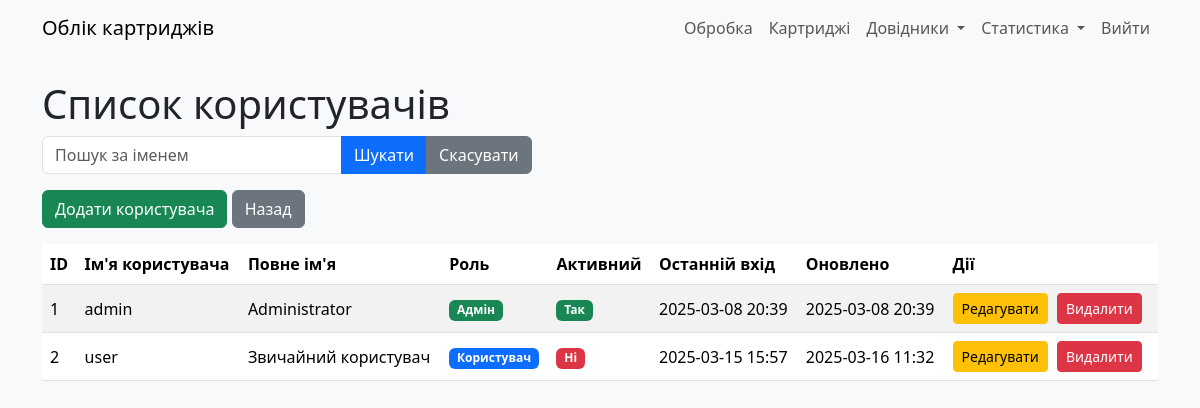
The page /users (signed in) on the database as committed earlier.
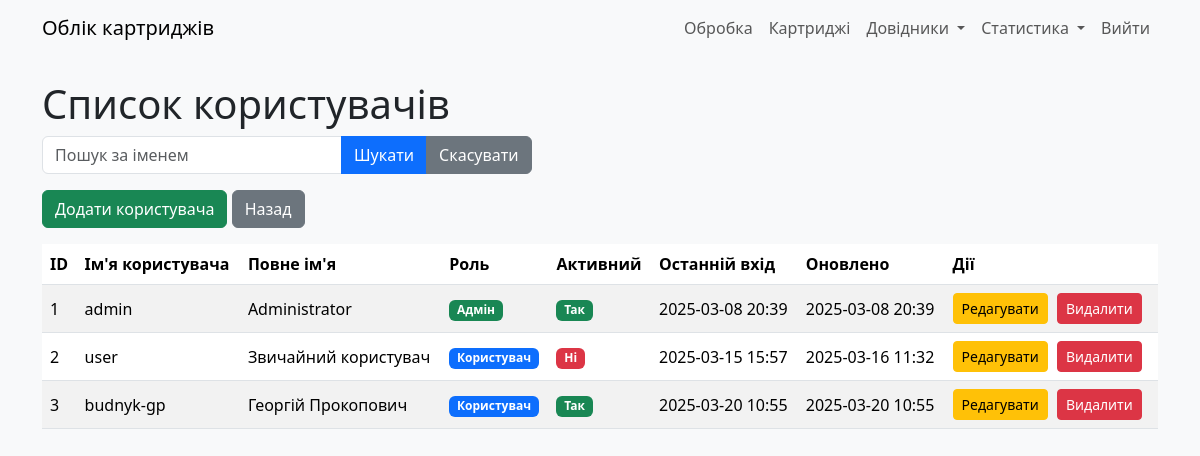
The same page on the database as committed later.
### models.py (models this page shows)
class User(db.Model, UserMixin):
    __tablename__ = "users"
    id: Mapped[int] = mapped_column(primary_key=True)
    username: Mapped[str] = mapped_column(String(30), unique=True, nullable=False)
    password: Mapped[str] = mapped_column(String(255), nullable=False)
    humanname: Mapped[str] = mapped_column(String(60), nullable=False)
    lastlogin: Mapped[datetime] = mapped_column(DateTime, server_default=func.now())
    active: Mapped[bool] = mapped_column(default=True)
    time_updated: Mapped[DateTime] = mapped_column(DateTime, server_default=func.now())
    role: Mapped[str] = mapped_column(String(30), server_default="user")

### app.py (the view)
    def wrapper(*args, **kwargs):
        if current_user.role != 'admin':
            abort(403)
        return f(*args, **kwargs)

### app.py (called while the page is built)
@login_manager.user_loader
def load_user(user_id):
    return User.query.get(int(user_id))

def admin_required(f):
    def wrapper(*args, **kwargs):
        if current_user.role != 'admin':
            abort(403)
        return f(*args, **kwargs)
    wrapper.__name__ = f.__name__
    return wrapper

@app.route('/users')
@admin_required
@login_required
def users():
    search = request.args.get('search', '')
    users_list = User.query.filter(User.username.ilike(f'%{search}%')).all()
    return render_template('users.html', users=users_list, search=search)

### templates/users.html (shortened to what this page needs)
{% extends "base.html" %}
{% block content %}
    <h1>Список користувачів</h1>
    <form method="GET" class="mb-3">
        <div class="input-group">
            <input type="text" name="search" class="form-control" placeholder="Пошук за іменем" value="{{ search }}">
            <button type="submit" class="btn btn-primary">Шукати</button>
            <a href="{{ url_for('users') }}" class="btn btn-secondary">Скасувати</a>
        </div>
    </form>
    <div class="mb-3">
        <a href="{{ url_for('add_user') }}" class="btn btn-success">Додати користувача</a>
        <a href="{{ url_for('index') }}" class="btn btn-secondary">Назад</a>
    </div>
    <table class="table table-striped">
        <thead>
            <tr>
                <th>ID</th>
                <th>Ім'я користувача</th>
                <th>Повне ім'я</th>
                <th>Роль</th>
                <th>Активний</th>
                <th>Останній вхід</th>
                <th>Оновлено</th>
                <th>Дії</th>
            </tr>
        </thead>
        <tbody>
            {% for user in users %}
            <tr>
                <td>{{ user.id }}</td>
                <td>{{ user.username }}</td>
                <td>{{ user.humanname }}</td>
                <td>
                    {% if user.role == 'admin' %}
                        <span class="badge bg-success">Адмін</span>
                    {% else %}
                        <span class="badge bg-primary">Користувач</span>
                    {% endif %}
                </td>
                <td>
                    {% if user.active %}
                        <span class="badge bg-success">Так</span>
                    {% else %}
                        <span class="badge bg-danger">Ні</span>
                    {% endif %}
                </td>
                <td>{{ user.lastlogin.strftime('%Y-%m-%d %H:%M') }}</td>
                <td>{{ user.time_updated.strftime('%Y-%m-%d %H:%M') }}</td>
                <td>
                    <a href="{{ url_for('edit_user', user_id=user.id) }}" class="btn btn-warning btn-sm">Редагувати</a>
                    <form action="{{ url_for('delete_user', user_id=user.id) }}" method="POST" class="d-inline" onsubmit="return confirm('Ви впевнені, що хочете видалити цього користувача?');">
                        <button type="submit" class="btn btn-danger btn-sm">Видалити</button>
                    </form>
                </td>
            </tr>
            {% endfor %}
        </tbody>
    </table>
{% endblock %}

Rows that differ between the two databases and show on the page:
added User: id "3", username "budnyk-gp", humanname "Георгій Прокопович", role "Користувач", active "Так", lastlogin "2025-03-20 10:55", time_updated "2025-03-20 10:55"
